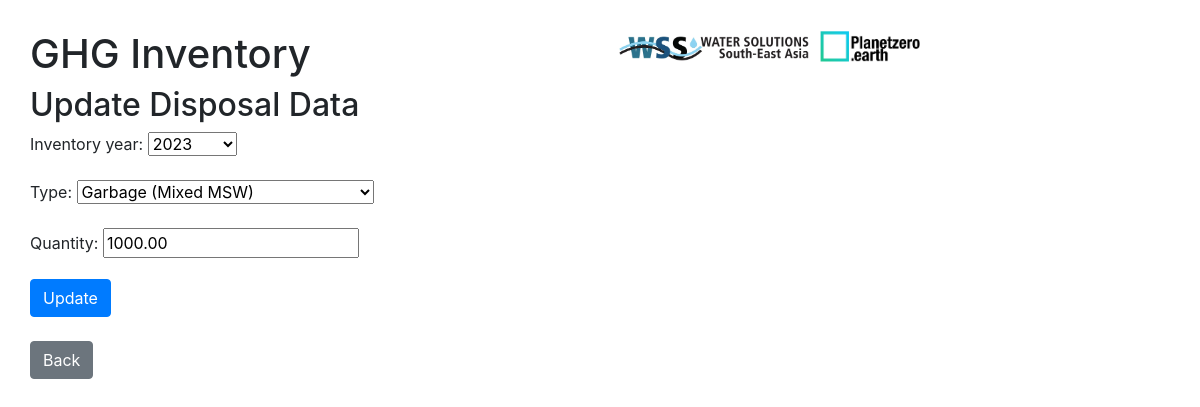
Page /ghg/scope3/disposal/update/3/ on the committed database.
### ghg_inventory/models.py (models this page shows)
class Disposal(models.Model):
    inventory_year = models.ForeignKey(Inventory_Year, on_delete=models.CASCADE)
    DISPOSAL_CHOICES = [
        ('Carton Paper (Mixed Paper General)', 'Carton Paper (Mixed Paper General)'),
        ('Garbage (Mixed MSW)', 'Garbage (Mixed MSW)'),
        ('Plastic (Mixed Plastic)', 'Plastic (Mixed Plastic)'),
    ]
    type = models.CharField(max_length=40, choices=DISPOSAL_CHOICES)
    quantity = models.DecimalField(max_digits=10, decimal_places=2)
    emission = models.FloatField()

### ghg_inventory/views.py (the view)
# urls.py: path('scope3/disposal/update/<int:pk>/', views.DisposalUpdateView.as_view(), name='disposal_update'),
class DisposalUpdateView(UpdateView):
    model = Disposal
    fields = ['inventory_year', 'type', 'quantity']
    template_name_suffix = '_update_form'
    success_url = reverse_lazy('disposal')

### ghg_inventory/models.py (called while the page is built)
    def __str__(self):
        return str(self.year)

### ghg_inventory/templates/ghg_inventory/disposal_update_form.html (shortened to what this page needs)
{% extends 'ghg_inventory/base.html' %}
{% block content %}
    <h2>Update Disposal Data</h2>
    <form method="POST">
    {{ form.as_p }}
    <button type="submit" class="btn btn-primary">Update</button>
    </form>
    <br>
    <a type="button" class="btn btn-secondary" href="{%url 'disposal'%}"> Back </a>
{% endblock %}

### rows in the picture
Disposal: inventory_year "2023", type "Garbage (Mixed MSW)", quantity "1000.00"
